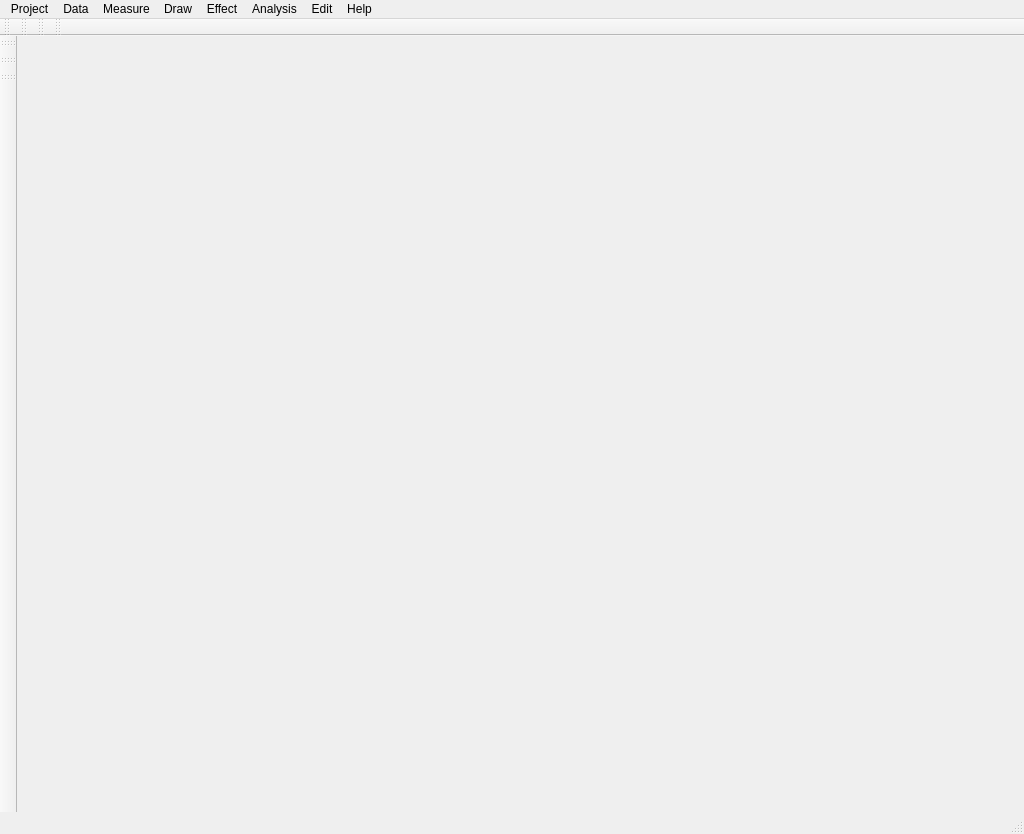
<?xml version="1.0" encoding="UTF-8"?>
<ui version="4.0">
 <class>AtlasMainWindowClass</class>
 <widget class="QMainWindow" name="AtlasMainWindowClass">
  <property name="geometry">
   <rect>
    <x>0</x>
    <y>0</y>
    <width>1024</width>
    <height>834</height>
   </rect>
  </property>
  <property name="windowTitle">
   <string>Atlas</string>
  </property>
  <widget class="QWidget" name="centralWidget">
   <property name="sizePolicy">
    <sizepolicy hsizetype="Expanding" vsizetype="Expanding">
     <horstretch>0</horstretch>
     <verstretch>0</verstretch>
    </sizepolicy>
   </property>
  </widget>
  <widget class="QMenuBar" name="menuBar">
   <property name="geometry">
    <rect>
     <x>0</x>
     <y>0</y>
     <width>1024</width>
     <height>21</height>
    </rect>
   </property>
   <widget class="QMenu" name="projectMenu">
    <property name="title">
     <string>Project</string>
    </property>
    <addaction name="separator"/>
    <addaction name="actionExit"/>
   </widget>
   <widget class="QMenu" name="dataMenu">
    <property name="title">
     <string>Data</string>
    </property>
   </widget>
   <widget class="QMenu" name="measMenu">
    <property name="title">
     <string>Measure</string>
    </property>
   </widget>
   <widget class="QMenu" name="drawMenu">
    <property name="title">
     <string>Draw</string>
    </property>
   </widget>
   <widget class="QMenu" name="effectMenu">
    <property name="title">
     <string>Effect</string>
    </property>
   </widget>
   <widget class="QMenu" name="analysisMenu">
    <property name="title">
     <string>Analysis</string>
    </property>
   </widget>
   <widget class="QMenu" name="editMenu">
    <property name="title">
     <string>Edit</string>
    </property>
   </widget>
   <widget class="QMenu" name="helpMenu">
    <property name="title">
     <string>Help</string>
    </property>
    <addaction name="actionAbout"/>
   </widget>
   <addaction name="projectMenu"/>
   <addaction name="dataMenu"/>
   <addaction name="measMenu"/>
   <addaction name="drawMenu"/>
   <addaction name="effectMenu"/>
   <addaction name="analysisMenu"/>
   <addaction name="editMenu"/>
   <addaction name="helpMenu"/>
  </widget>
  <widget class="QToolBar" name="fileToolBar">
   <property name="windowTitle">
    <string>Project Tools</string>
   </property>
   <property name="toolButtonStyle">
    <enum>Qt::ToolButtonTextUnderIcon</enum>
   </property>
   <attribute name="toolBarArea">
    <enum>TopToolBarArea</enum>
   </attribute>
   <attribute name="toolBarBreak">
    <bool>false</bool>
   </attribute>
  </widget>
  <widget class="QToolBar" name="dataToolBar">
   <property name="windowTitle">
    <string>Data Tools</string>
   </property>
   <property name="iconSize">
    <size>
     <width>24</width>
     <height>24</height>
    </size>
   </property>
   <property name="toolButtonStyle">
    <enum>Qt::ToolButtonTextUnderIcon</enum>
   </property>
   <attribute name="toolBarArea">
    <enum>TopToolBarArea</enum>
   </attribute>
   <attribute name="toolBarBreak">
    <bool>false</bool>
   </attribute>
  </widget>
  <widget class="QToolBar" name="measToolBar">
   <property name="windowTitle">
    <string>Measure Tools</string>
   </property>
   <property name="toolButtonStyle">
    <enum>Qt::ToolButtonTextUnderIcon</enum>
   </property>
   <attribute name="toolBarArea">
    <enum>LeftToolBarArea</enum>
   </attribute>
   <attribute name="toolBarBreak">
    <bool>false</bool>
   </attribute>
  </widget>
  <widget class="QToolBar" name="drawToolBar">
   <property name="windowTitle">
    <string>Draw Tools</string>
   </property>
   <property name="toolButtonStyle">
    <enum>Qt::ToolButtonTextUnderIcon</enum>
   </property>
   <attribute name="toolBarArea">
    <enum>LeftToolBarArea</enum>
   </attribute>
   <attribute name="toolBarBreak">
    <bool>false</bool>
   </attribute>
  </widget>
  <widget class="QToolBar" name="effectToolBar">
   <property name="windowTitle">
    <string>Effect Tools</string>
   </property>
   <property name="iconSize">
    <size>
     <width>24</width>
     <height>24</height>
    </size>
   </property>
   <property name="toolButtonStyle">
    <enum>Qt::ToolButtonTextUnderIcon</enum>
   </property>
   <attribute name="toolBarArea">
    <enum>LeftToolBarArea</enum>
   </attribute>
   <attribute name="toolBarBreak">
    <bool>false</bool>
   </attribute>
  </widget>
  <widget class="QStatusBar" name="statusBar"/>
  <widget class="QToolBar" name="analysisToolBar">
   <property name="enabled">
    <bool>true</bool>
   </property>
   <property name="windowTitle">
    <string>Analysis Tools</string>
   </property>
   <property name="toolButtonStyle">
    <enum>Qt::ToolButtonTextUnderIcon</enum>
   </property>
   <attribute name="toolBarArea">
    <enum>TopToolBarArea</enum>
   </attribute>
   <attribute name="toolBarBreak">
    <bool>false</bool>
   </attribute>
  </widget>
  <widget class="QToolBar" name="editToolBar">
   <property name="windowTitle">
    <string>Edit Tools</string>
   </property>
   <property name="iconSize">
    <size>
     <width>30</width>
     <height>30</height>
    </size>
   </property>
   <property name="toolButtonStyle">
    <enum>Qt::ToolButtonTextUnderIcon</enum>
   </property>
   <attribute name="toolBarArea">
    <enum>TopToolBarArea</enum>
   </attribute>
   <attribute name="toolBarBreak">
    <bool>false</bool>
   </attribute>
  </widget>
  <action name="actionExit">
   <property name="icon">
    <iconset>
     <normaloff>resources/icons/exit.png</normaloff>resources/icons/exit.png</iconset>
   </property>
   <property name="text">
    <string>Exit</string>
   </property>
  </action>
  <action name="actionAbout">
   <property name="text">
    <string>About</string>
   </property>
  </action>
 </widget>
 <layoutdefault spacing="6" margin="11"/>
 <resources/>
 <connections/>
</ui>
